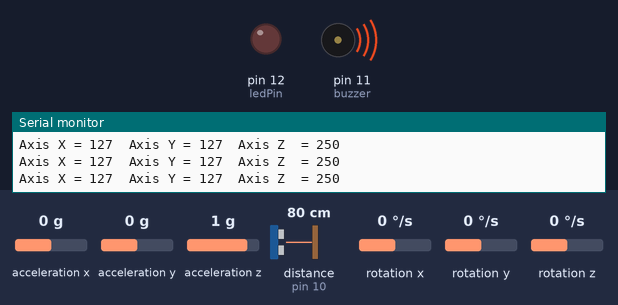
This sketch was run on a simulated Arduino Uno, built with avr-gcc and run on an emulated ATmega328P. Parts: output pins drawn as LEDs (lit = HIGH), buzzer (waves = sounding, pin HIGH), the last lines printed to the serial monitor. Wiring (from diagram.json): ultrasonic range finder: trigger pin 9; echo pin 10. Inputs (shaded band) come from the test bench; at power-on: acceleration z 1 g, distance to the obstacle (sensor on pin 10) 80 cm, acceleration x 0 g, acceleration y 0 g, rotation x 0 °/s, rotation y 0 °/s, rotation z 0 °/s. The echo pulse lasts 58.3 µs per cm; pins used as bus, display or sensor lines are not drawn.

Above: at 1.2 s.
1.3 s: acceleration z set to 0.8 g
At 2.5 s:
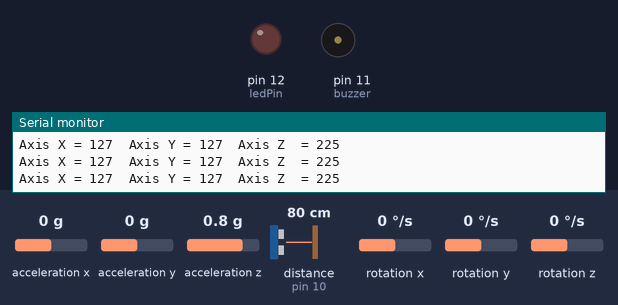
2.8 s: distance to the obstacle (sensor on pin 10) set to 13 cm
5.8 s: distance to the obstacle (sensor on pin 10) set to 10 cm
At 7.2 s:
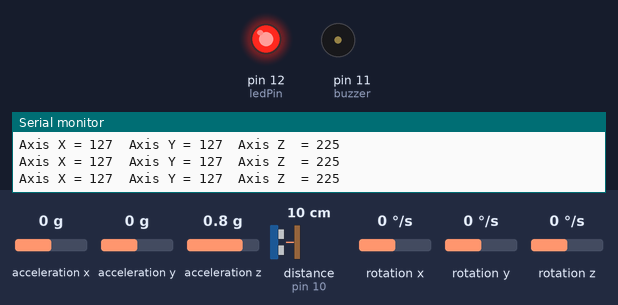
13.3 s: distance to the obstacle (sensor on pin 10) set to 18 cm
At 14.2 s:
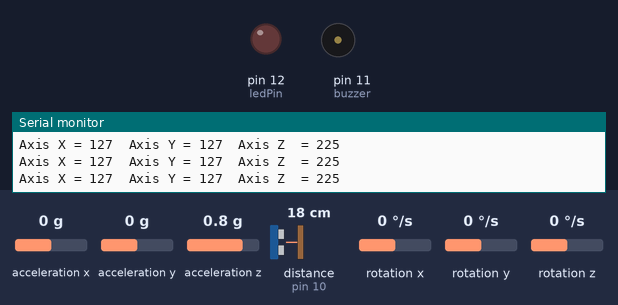
Timing chart, 0 to 16.3 s (numbered marks = the images above; inputs shaded):
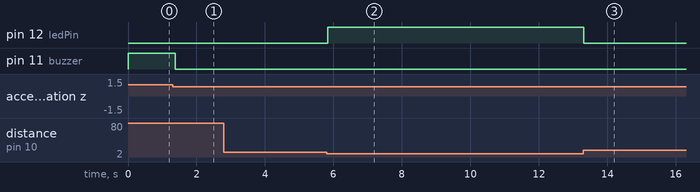

The sketch:

sketch.ino
```cpp
#include "Wire.h"
#include "I2Cdev.h"
#include "MPU6050.h"

// mpu
MPU6050 mpu;
int16_t ax, ay, az;
int16_t gx, gy, gz;

// defines pins numbers
const int trigPin = 9;
const int echoPin = 10;
const int buzzer = 11;
const int ledPin = 12;

// defines variables
long duration;
int distance;
int safetyDistance;

struct MyData {
  byte X;
  byte Y;
  byte Z;
};

MyData data;

void setup()
{
  Serial.begin(9600);
  Wire.begin();
  mpu.initialize();
  // --------
  pinMode(trigPin, OUTPUT);
  pinMode(echoPin, INPUT);
  pinMode(buzzer, OUTPUT);
  pinMode(ledPin, OUTPUT);
}

void loop()
{
  mpu.getMotion6(&ax, &ay, &az, &gx, &gy, &gz);
  data.X = map(ax, -17000, 17000, 0, 255 );
  data.Y = map(ay, -17000, 17000, 0, 255);
  data.Z = map(az, -17000, 17000, 0, 255);

  Serial.print("Axis X = ");
  Serial.print(data.X);
  Serial.print("  ");
  Serial.print("Axis Y = ");
  Serial.print(data.Y);
  Serial.print("  ");
  Serial.print("Axis Z  = ");
  Serial.println(data.Z);
  // ----------
  // Clears the trigPin
  digitalWrite(trigPin, LOW);
  delayMicroseconds(2);

  // Sets the trigPin on HIGH state for 10 micro seconds
  digitalWrite(trigPin, HIGH);
  delayMicroseconds(10);
  digitalWrite(trigPin, LOW);

  // Reads the echoPin, returns the sound wave travel time in microseconds
  duration = pulseIn(echoPin, HIGH);

  // Calculating the distance
  distance= duration*0.034/2;

  safetyDistance = distance;
  if (safetyDistance <= 10){
    digitalWrite(ledPin, HIGH);
  }
  else{
    digitalWrite(ledPin, LOW);
  }
  if (data.Y < 15 || data.Y > 240 || data.X < 15 || data.X > 240 || data.Z < 15 || data.Z > 240){
    digitalWrite(buzzer, HIGH);
  }
  else{
    digitalWrite(buzzer, LOW);
  }

  // Prints the distance on the Serial Monitor
  // Serial.print("Distance: ");
  // Serial.println(distance);
}
```

Measured:
- the behaviour switches between 1 and 0.9 g on acceleration z (found by bisection; images 0 and 1)
- the behaviour switches between 12 and 11 cm on distance to the obstacle (sensor on pin 10) (found by bisection; images 1 and 2)
- after the input at 1.3 s, pin 11 (buzzer): HIGH → LOW after 0.07 s
- after the input at 5.8 s, pin 12 (ledPin): LOW → HIGH at once
- after the input at 13.3 s, pin 12 (ledPin): HIGH → LOW at once
